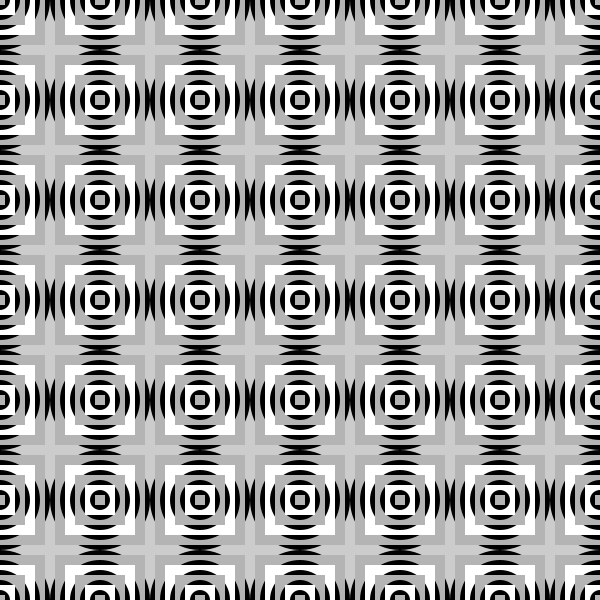
Frame 1 (no input)
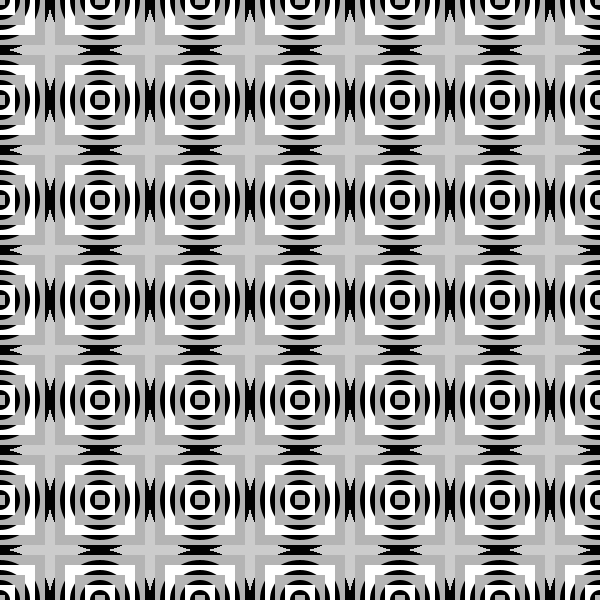
Frame 60 (the mouse pressed at the canvas centre just before this capture)
Frame 120 (the mouse held since frame 60 and released just before this capture): identical to frame 60, image omitted

The Processing sketch that drew these frames (run headless with seeded random() and noise(); from frame 60 on, the mouse is pressed at the canvas centre):

// Processing sketch: processing_28436
// ── processing_28436.pde

int abstand = 20;

void setup(){
  size(600, 600);
  smooth();
}
 
void draw(){
   
  for(int y = 0; y <= height; y = y + 100 ){
    for(int x = 0; x <= width; x = x + 100){
      
      
      
      rectMode(CENTER);
      ellipseMode(CENTER);
      noStroke();
      fill(0);
      ellipse(x, y, 100, 100);
      fill(180);
      rect(x, y, 90, 90);
      fill(0);
      ellipse(x, y, 80, 80);
      fill(255);
      rect(x, y, 70, 70);
      fill(0);
      ellipse(x, y, 60, 60);
      fill(180);
      rect(x, y, 50, 50);
      fill(0);
      ellipse(x, y, 40, 40);
      fill(255);
      rect(x, y, 30, 30);
      fill(0);
      ellipse(x, y, 20, 20);
      fill(180);
      rect(x, y, 10, 10);
      
    }
  }
}
            
                
